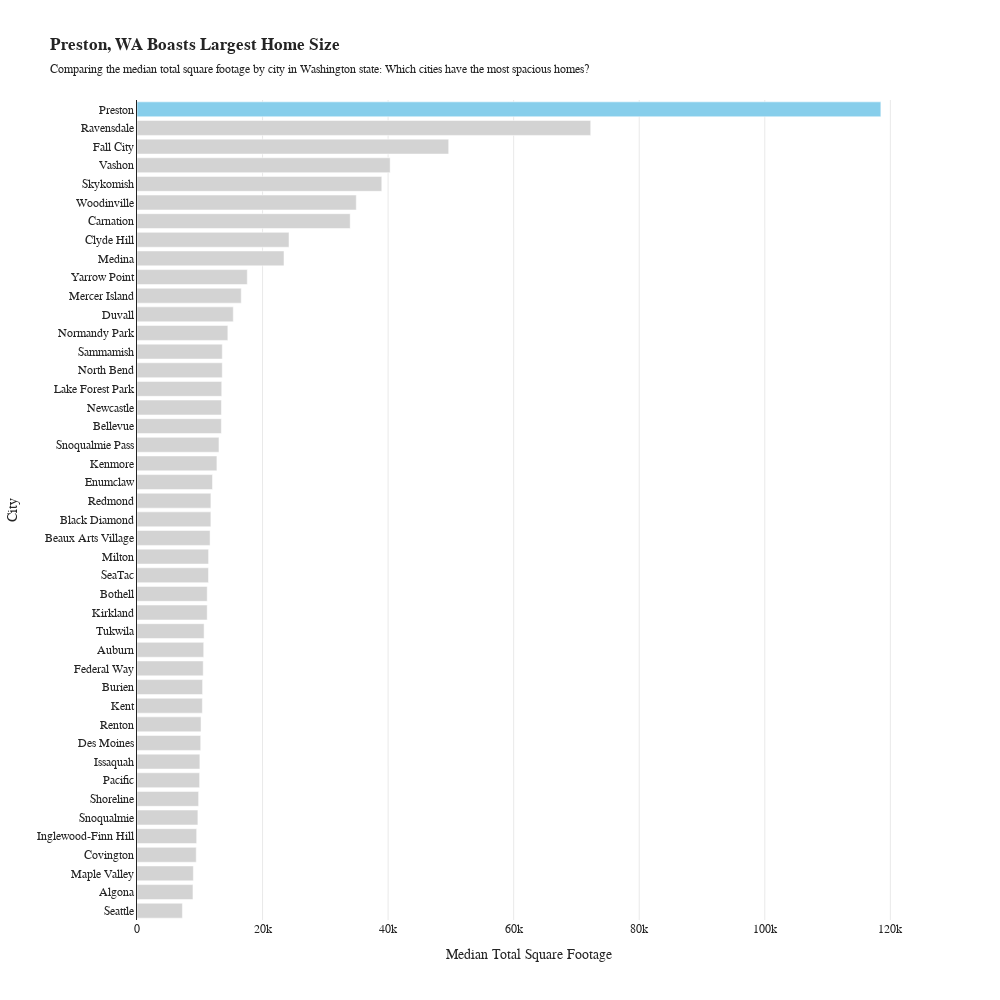

Notebook source saved alongside this figure:
### Code cell
# 9. Create a bar chart of the median total square footage by city.
# Emphasize the city of Preston in your plot.
# Total square footage is the sum of the basement, living, and lot square footage.

df["Total square footage"] = df["sqft_basement"] + df["sqft_living"] + df["sqft_lot"]

# df.head()

df_9 = (
    df
    .groupby("city")
    .agg(
        {
            "Total square footage": "median"
        }
    )
    .reset_index()
    .rename(
        columns={
            "city": "City",
            "Total square footage": "Median Total Square Footage",
        }
    )
    .sort_values(by="Median Total Square Footage", ascending=True)
)

df_9.loc[
    df_9["City"] == 'Preston',
    'flag'
] = True

df_9.loc[
    df_9["City"] != 'Preston',
    'flag'
] = False

fig_9 = px.bar(
    df_9,
    y = 'City',
    x = 'Median Total Square Footage',
    title = '<b>Preston, WA Boasts Largest Home Size</b>',
    subtitle = 'Comparing the median total square footage by city in Washington state: Which cities have the most spacious homes?',
    height = 1000,
    width = 1000,
    # Bar color
    color_discrete_sequence=['lightgray', 'skyblue'],
    color = 'flag',
    # Template
    template='simple_white',
    # Range
    # range_y = [0, 100]
)

fig_9.update_layout(
    showlegend=False,
    xaxis_ticks="",
    yaxis_ticks="",
    font_family = 'Sora',
    title_font_family = 'Lora',
)

fig_9.update_xaxes(
    showline=False,
    showgrid=True,
    gridcolor='lightgray',
    gridwidth=0.5
)

fig_9.show()

### Figure 1 — Plotly figure (JSON) as saved in the notebook; plotly's stock layout.template omitted (floating-point values rounded to 4 significant figures)
{"data": [{"hovertemplate": "flag=False<br>Median Total Square Footage=%{x}<br>City=%{y}<extra></extra>", "legendgroup": "False", "marker": {"color": "lightgray", "pattern": {"shape": ""}}, "name": "False", "orientation": "h", "showlegend": true, "textposition": "auto", "type": "bar", "x": [7230.0, 8912.0, 8976.0, 9435.0, 9503.0, 9698.0, 9815.0, 9975.0, 10010.0, 10150.0, 10200.0, 10410.0, 10450.0, 10540.0, 10630.0, 10690.0, 11180.0, 11180.0, 11390.0, 11400.0, 11640.0, 11770.0, 11770.0, 12020.0, 12730.0, 13050.0, 13430.0, 13440.0, 13500.0, 13580.0, 13580.0, 14470.0, 15340.0, 16600.0, 17570.0, 23420.0, 24210.0, 33960.0, 34930.0, 38990.0, 40320.0, 49650.0, 72270.0], "xaxis": "x", "y": ["Seattle", "Algona", "Maple Valley", "Covington", "Inglewood-Finn Hill", "Snoqualmie", "Shoreline", "Pacific", "Issaquah", "Des Moines", "Renton", "Kent", "Burien", "Federal Way", "Auburn", "Tukwila", "Kirkland", "Bothell", "SeaTac", "Milton", "Beaux Arts Village", "Black Diamond", "Redmond", "Enumclaw", "Kenmore", "Snoqualmie Pass", "Bellevue", "Newcastle", "Lake Forest Park", "North Bend", "Sammamish", "Normandy Park", "Duvall", "Mercer Island", "Yarrow Point", "Medina", "Clyde Hill", "Carnation", "Woodinville", "Skykomish", "Vashon", "Fall City", "Ravensdale"], "yaxis": "y"}, {"hovertemplate": "flag=True<br>Median Total Square Footage=%{x}<br>City=%{y}<extra></extra>", "legendgroup": "True", "marker": {"color": "skyblue", "pattern": {"shape": ""}}, "name": "True", "orientation": "h", "showlegend": true, "textposition": "auto", "type": "bar", "x": [118500.0], "xaxis": "x", "y": ["Preston"], "yaxis": "y"}], "layout": {"barmode": "relative", "font": {"family": "Sora"}, "height": 1000, "legend": {"title": {"text": "flag"}, "tracegroupgap": 0}, "showlegend": false, "title": {"font": {"family": "Lora"}, "subtitle": {"text": "Comparing the median total square footage by city in Washington state: Which cities have the most spacious homes?"}, "text": "<b>Preston, WA Boasts Largest Home Size</b>"}, "width": 1000, "xaxis": {"anchor": "y", "domain": [0, 1], "gridcolor": "lightgray", "gridwidth": 0.5, "showgrid": true, "showline": false, "ticks": "", "title": {"text": "Median Total Square Footage"}}, "yaxis": {"anchor": "x", "domain": [0, 1], "ticks": "", "title": {"text": "City"}}}}
